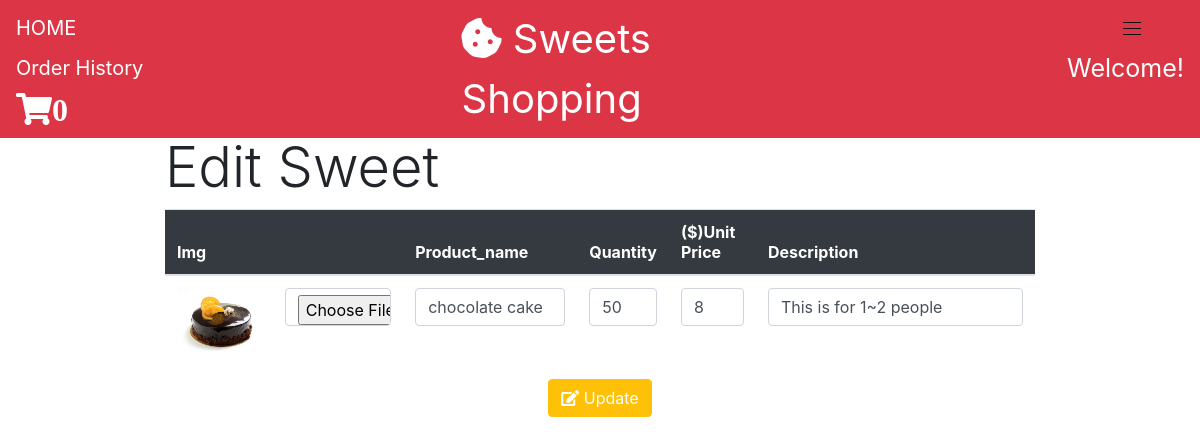
The page /views/editProduct.php?product_id=18 on the database its author committed.
### tables this page shows
CREATE TABLE `products` (
  `product_id` int(11) NOT NULL,
  `product_name` varchar(50) NOT NULL,
  `unit_price` int(10) NOT NULL,
  `product_stock` int(10) NOT NULL,
  `img_url` varchar(255) NOT NULL,
  `description` varchar(255) NOT NULL
);

### classes/database.php (called while the page is built, shortened)
<?php
class Database{
    private $server_name = "localhost";
    private $username = "root";
    private $password = "";
    private $db_name = "sweets_shopping";
    public function __construct(){
        $this->conn = new mysqli($this->server_name, $this->username, $this->password, $this->db_name);
    }
}

### classes/product.php (called while the page is built, shortened)
<?php
require_once "database.php";
class Product extends Database{
    public function getProduct($product_id){
        $sql = "SELECT * FROM products WHERE product_id = '$product_id'";
        if($result = $this->conn->query($sql)){
            return $result->fetch_assoc();
            exit;
        }else{
            die("Error retrieving product: " . $this->conn->error);
        }
    }
}

### views/editProduct.php (the view, shortened to what this page needs)
<?php
$product_id = $_GET['product_id'];
require_once "../classes/product.php";
$product = new Product;
$product_detail = $product->getProduct($product_id);
?>
<?php
include "header.php";
?>
<!DOCTYPE html>
<html lang="en">
<head>
<link rel="stylesheet" href="https://cdnjs.cloudflare.com/ajax/libs/twitter-bootstrap/4.6.0/css/bootstrap.min.css">
<link rel="stylesheet" href="https://cdnjs.cloudflare.com/ajax/libs/font-awesome/5.15.2/css/all.min.css">
<link rel="stylesheet" href="../assets/css/style.css">
</head>
<body>
<br>
<br>
    <div class="container w-75 mt-5">
    <a href="admin.php" class="btn btn-secondary"><i class="fas fa-arrow-left"></i> &nbsp;Back to Admin Page</a>
    <h1 class="display-4">Edit Sweet</h1>
        <form action="../actions/editProduct.php" enctype="multipart/form-data" method="post">
            <table class="table">
                <thead class="bg-dark text-white">
                    <th>Img</th>
                    <th></th>
                    <th>Product_name</th>
                    <th>Quantity</th>
                    <th>($)Unit Price</th>
                    <th>Description</th>
                </thead>
                <tbody>
                    <tr>
                        <td>
                            <img src="<?php echo "../img/".$product_detail['img_url']; ?>" alt="<?php echo $product_detail['img_url']; ?>" class="img-fluid" width="90">
                        </td>
                        <td style="width:15%"><input type="file" name="upload_file" id="upload_file" value="upload" class="form-control"></td>
                        <td style="width:20%"><input type="text" name="product_name" value="<?php echo $product_detail['product_name'];?>" class="form-control"></td>
                        <td style="width:10%"><input type="number" name="product_stock" value="<?php echo $product_detail['product_stock'];?>" class="form-control"></td>
                        <td style="width:10%"><input type="number" name="unit_price" value="<?php echo $product_detail['unit_price'];?>" class="form-control"></td>
                        <td><input type="text" name="description" value="<?php echo $product_detail['description'];?>" class="form-control"></td>
                    </tr>
                </tbody>
            </table>
            <div class="form-row justify-content-center">
                <div class="form-group">
                <button type="submit" class="btn btn-warning mb-3 text-white" name="edit"><i class="fas fa-edit"></i> Update</button><br>
                </div>
            </div>
        </form>
    </div>
</body>
</html>

### assets/css/style.css (style rules this page uses)
html, body { height: 100%; }

### rows shown on the page
products: img_url (picture), product_name "chocolate cake", product_stock "50", unit_price "8", description "This is for 1~2 people"

### other values the page prints
$cart_detail['COUNT(*)'] "0"
